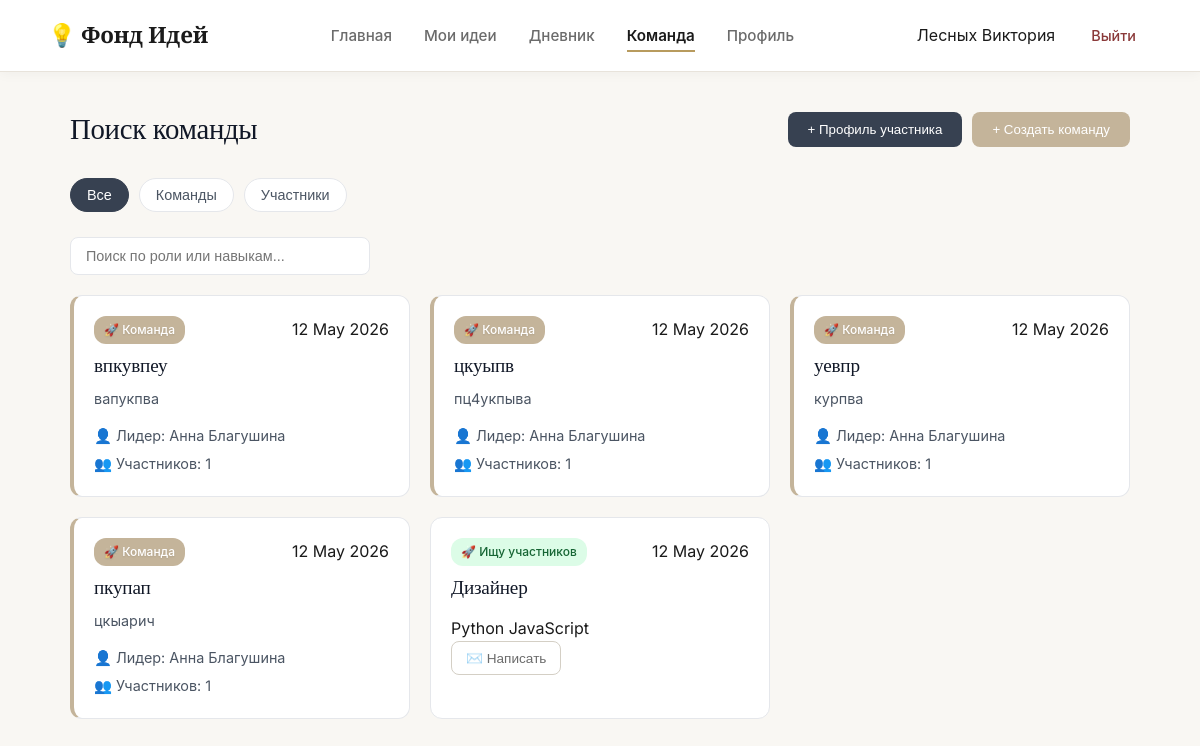
Before: /team (signed in) with the older database file.
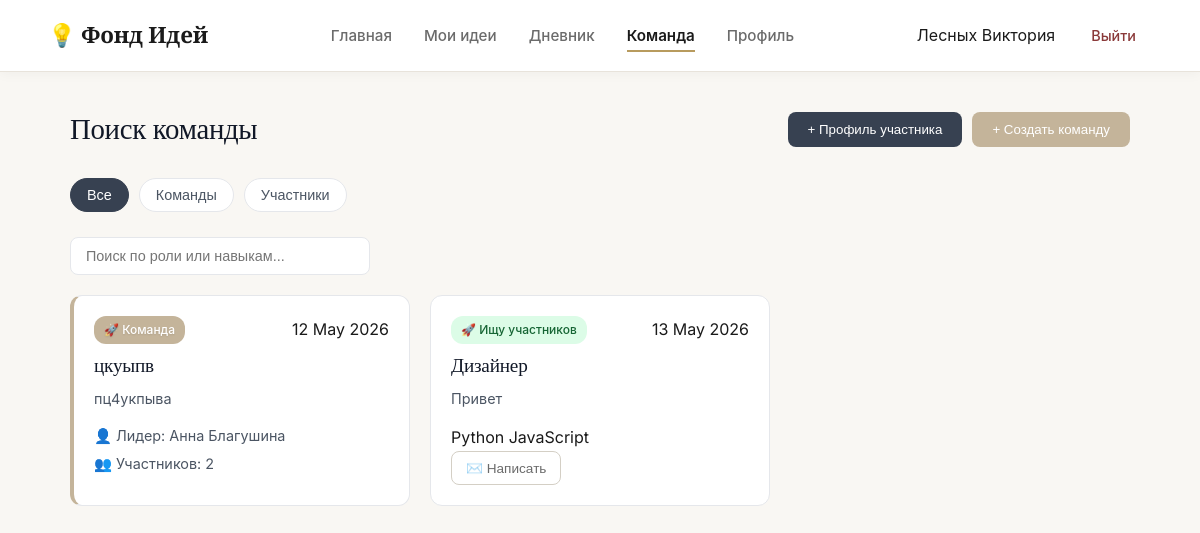
After: the same page with the newer database file.
### data/models.py (models this page shows, shortened)
class User(db.Model):
    id = db.Column(db.Integer, primary_key=True)
    username = db.Column(db.String(80), nullable=False)
    email = db.Column(db.String(120), unique=True, nullable=False)
    password_hash = db.Column(db.String(256))
    bio = db.Column(db.Text, default="")
    about_me = db.Column(db.Text, default="")
    city = db.Column(db.String(100), default="Москва, Россия")
    joined_year = db.Column(db.String(10), default="2026")
    is_email_visible = db.Column(db.Boolean, default=True)
    is_city_visible = db.Column(db.Boolean, default=True)
    is_photo_visible = db.Column(db.Boolean, default=True)
    is_skills_visible = db.Column(db.Boolean, default=True)
    is_description_visible = db.Column(db.Boolean, default=True)
    is_ideas_visible = db.Column(db.Boolean, default=True)
    is_team_visible = db.Column(db.Boolean, default=True)
    ideas = db.relationship('Idea', backref='author', lazy=True)
    diary_entries = db.relationship('DiaryEntry', backref='owner', lazy=True)
    skills = db.relationship('Skill', backref='owner_skill', lazy=True)

class Team(db.Model):
    id = db.Column(db.Integer, primary_key=True)
    name = db.Column(db.String(100), nullable=False)
    description = db.Column(db.Text)
    leader_id = db.Column(db.Integer, db.ForeignKey('user.id'), nullable=False)
    status = db.Column(db.String(20), default='active')
    date = db.Column(db.String(50))
    leader = db.relationship('User', backref='led_teams', lazy=True)
    members = db.relationship('TeamMember', backref='team', lazy=True)
    ideas = db.relationship('Idea', backref='team', lazy=True)
    diary_entries = db.relationship('DiaryEntry', backref='team', lazy=True)

class TeamProfile(db.Model):
    id = db.Column(db.Integer, primary_key=True)
    user_id = db.Column(db.Integer, db.ForeignKey('user.id'), nullable=False)
    role = db.Column(db.String(50), nullable=False)
    skills = db.Column(db.String(200))
    description = db.Column(db.Text)
    looking_for = db.Column(db.String(20), default='team')
    status = db.Column(db.String(20), default='active')
    date = db.Column(db.String(50))
    owner = db.relationship('User', backref='team_profiles', lazy=True)

### app.py (the view)
@app.route('/team')
def team():
    user = get_current_user()
    if not user: return redirect(url_for('index'))
    profiles = TeamProfile.query.filter(TeamProfile.user_id != user.id).all()
    teams = Team.query.filter(Team.status == 'recruiting').order_by(Team.id.desc()).all()
    my_profile = TeamProfile.query.filter_by(user_id=user.id).first()
    return render_template('team.html', username=user.username, profiles=profiles, teams=teams, my_profile=my_profile)

### app.py (called while the page is built)
def get_current_user():
    if 'user_id' in session:
        return User.query.get(session['user_id'])
    return None

### templates/team.html (shortened to what this page needs)
<!DOCTYPE html>
<html lang="ru">
<head>
    <link rel="stylesheet" href="{{ url_for('static', filename='css/styles.css') }}">
    <link rel="stylesheet" href="{{ url_for('static', filename='css/team.css') }}">
    <link rel="stylesheet" href="{{ url_for('static', filename='css/dashboard.css') }}">
</head>
<body class="dash-body">
    <nav class="navbar">
        <div class="nav-brand">💡 Фонд Идей</div>
        <div class="nav-links">
            <a href="{{ url_for('dashboard') }}">Главная</a>
            <a href="{{ url_for('ideas') }}">Мои идеи</a>
            <a href="{{ url_for('diary') }}">Дневник</a>
            <a href="{{ url_for('team') }}" class="active">Команда</a>
            <a href="{{ url_for('profile') }}">Профиль</a>
        </div>
        <div class="nav-user">
            <span>{{ username }}</span>
            <a href="{{ url_for('logout') }}" class="btn-logout">Выйти</a>
        </div>
    </nav>
    <main class="team-main">
        <div class="team-header">
            <h1>Поиск команды</h1>
            <div style="display: flex; gap: 10px; flex-wrap: wrap;">
                {% if my_profile %}
                    <button class="btn-edit-profile" onclick="openEditProfileModal()">✏️ Мой профиль</button>
                {% else %}
                    <button class="btn-create" onclick="openCreateProfileModal()">+ Профиль участника</button>
                {% endif %}
                <button class="btn-create" style="background: #C4B49A;" onclick="openCreateTeamModal()">+ Создать команду</button>
            </div>
        </div>
        <div class="team-controls" style="margin-bottom: 20px;">
            <div class="filters">
                <button class="filter-btn active" data-filter="all">Все</button>
                <button class="filter-btn" data-filter="team">Команды</button>
                <button class="filter-btn" data-filter="members">Участники</button>
            </div>
            <div class="search-box">
                <input type="text" id="teamSearch" placeholder="Поиск по роли или навыкам...">
            </div>
        </div>
        <div class="team-grid" id="teamGrid">
            {% if teams %}
                {% for t in teams %}
                <div class="team-card"
                     data-type="team"
                     data-id="{{ t.id }}"
                     data-name="{{ t.name }}"
                     data-desc="{{ t.description or '' }}"
                     data-leader="{{ t.leader.username }}"
                     data-count="{{ t.members|length }}"
                     data-leader-id="{{ t.leader_id }}"
                     style="border-left: 4px solid #C4B49A; cursor: pointer;">
                    <div class="card-header-team">
                        <span class="badge" style="background: #C4B49A; color: white; text-shadow: 0 1px 2px rgba(0,0,0,0.1);">🚀 Команда</span>
                        <span class="date">{{ t.date }}</span>
                    </div>
                    <h3>{{ t.name }}</h3>
                    <p class="desc">{{ (t.description or '')[:150] }}{% if t.description and t.description|length > 150 %}...{% endif %}</p>
                    <div class="card-tags" style="display: flex; flex-direction: column; align-items: flex-start; gap: 4px; margin-top: 10px;">
                        <span style="color: #4b5563; font-size: 0.9rem;">👤 Лидер: {{ t.leader.username }}</span>
                        <span style="color: #4b5563; font-size: 0.9rem;">👥 Участников: {{ t.members|length }}</span>
                    </div>
                </div>
                {% endfor %}
            {% endif %}
            {% if profiles %}
                {% for p in profiles %}
                <div class="team-card"
                     data-type="members"
                     data-looking="{{ p.looking_for }}"
                     data-role="{{ p.role | lower }}"
                     data-skills="{{ p.skills | lower }}">
                    <div class="card-header-team">
                        <span class="badge {{ 'seeking-team' if p.looking_for == 'team' else 'seeking-members' }}">
                            {{ '👥 Ищу команду' if p.looking_for == 'team' else '🚀 Ищу участников' }}
                        </span>
                        <span class="date">{{ p.date }}</span>
                    </div>
                    <h3>{{ p.role }}</h3>
                    <p class="desc">{{ (p.description or '')[:150] }}{% if p.description and p.description|length > 150 %}...{% endif %}</p>
                    <div class="card-tags">
                        {% if p.skills %}
                            {% for skill in p.skills.split(',') %}
                                {% if skill.strip() %}
                                <span>{{ skill.strip() }}</span>
                                {% endif %}
                            {% endfor %}
                        {% endif %}
                    </div>
                    <div class="card-actions">
                        <button class="action-btn outline" onclick="openMessageModal({{ p.user_id }}, '{{ p.role }}')">✉️ Написать</button>
                    </div>
                </div>
                {% endfor %}
            {% endif %}
        </div>
    </main>
</body>
</html>

### static/css/styles.css (style rules this page uses)
:root { --bg-paper: #F9F7F3; --bg-white: #FFFFFF; --bg-edge: #F1EDE6; --text-ink: #1A1A1A; --text-pencil: #6B6B6B; --text-light: #9CA3AF; --accent-binding: #8B3A3A; --accent-binding-hover: #6B2D2D; --accent-foil: #B89B5E; --accent-foil-light: #D4C5A3; --border-paper: #E8E3DB; --border-dark: #D4CFC5; --shadow-soft: 0 4px 20px rgba(26, 26, 26, 0.06); --shadow-medium: 0 8px 30px rgba(26, 26, 26, 0.08); --shadow-card: 0 2px 12px rgba(26, 26, 26, 0.04); --radius-sm: 8px; --radius-md: 12px; --radius-lg: 16px; --ease-smooth: cubic-bezier(0.25, 0.1, 0.25, 1); --transition-base: all 0.3s var(--ease-smooth); }
* { margin: 0; padding: 0; box-sizing: border-box; }
body { font-family: 'Inter', -apple-system, BlinkMacSystemFont, 'Segoe UI', sans-serif; background: var(--bg-paper); color: var(--text-ink); line-height: 1.65; -webkit-font-smoothing: antialiased; -moz-osx-font-smoothing: grayscale; }
h1, h2, h3, h4, h5, h6 { font-family: 'Cormorant Garamond', Georgia, serif; font-weight: 500; line-height: 1.25; letter-spacing: -0.01em; color: var(--text-ink); }
.navbar { height: 72px; padding: 0 48px; background: var(--bg-white); display: flex; align-items: center; justify-content: space-between; border-bottom: 1px solid var(--border-paper); box-shadow: var(--shadow-card); position: sticky; top: 0; z-index: 100; }
.nav-brand { font-family: 'Cormorant Garamond', serif; font-weight: 600; font-size: 1.4rem; color: var(--text-ink); letter-spacing: -0.01em; }
.nav-links { display: flex; gap: 32px; }
.nav-links a { text-decoration: none; color: var(--text-pencil); font-weight: 500; font-size: 0.95rem; transition: var(--transition-base); position: relative; padding: 4px 0; }
.nav-links a::after { content: ''; position: absolute; bottom: 0; left: 0; width: 0; height: 2px; background: var(--accent-foil); transition: width 0.3s var(--ease-smooth); }
.nav-links a.active, .nav-links a:hover { color: var(--text-ink); font-weight: 600; }
.nav-links a.active::after, .nav-links a:hover::after { width: 100%; }
.nav-user { display: flex; align-items: center; gap: 20px; }
.btn-logout { color: var(--accent-binding); text-decoration: none; font-weight: 500; font-size: 0.9rem; transition: var(--transition-base); padding: 8px 16px; border-radius: var(--radius-sm); }

### static/css/team.css (style rules this page uses)
.team-main { max-width: 1100px; margin: 40px auto; padding: 0 20px; }
.team-header { display: flex; justify-content: space-between; align-items: center; margin-bottom: 30px; }
.team-header h1 { font-size: 1.8rem; color: #111827; margin: 0; }
.btn-create { background: #374151; color: white; border: none; padding: 10px 20px; border-radius: 8px; font-weight: 500; cursor: pointer; transition: 0.2s; }
.search-box input { padding: 10px 15px; border: 1px solid #e5e7eb; border-radius: 8px; width: 300px; outline: none; font-size: 0.9rem; }
.filters { display: flex; gap: 10px; margin-bottom: 25px; flex-wrap: wrap; }
.filter-btn { background: white; border: 1px solid #e5e7eb; padding: 8px 16px; border-radius: 20px; cursor: pointer; font-size: 0.9rem; color: #4b5563; transition: 0.2s; }
.filter-btn.active, .filter-btn:hover { background: #374151; color: white; border-color: #374151; }
.team-card { background: white; border: 1px solid #e5e7eb; border-radius: 12px; padding: 20px; transition: transform 0.2s, box-shadow 0.2s; }
.badge { font-size: 0.75rem; padding: 4px 10px; border-radius: 12px; font-weight: 500; }
.team-grid { display: grid; grid-template-columns: repeat(auto-fill, minmax(300px, 1fr)); gap: 20px; }
.team-card { background: white; border: 1px solid #e5e7eb; border-radius: 12px; padding: 20px; transition: 0.2s; }
.card-header-team { display: flex; justify-content: space-between; margin-bottom: 10px; }
.badge.seeking-members { background: #dcfce7; color: #166534; }
.team-card h3 { font-size: 1.2rem; margin: 0 0 10px 0; color: #111827; }
.desc { font-size: 0.9rem; color: #4b5563; line-height: 1.5; margin-bottom: 15px; }

### static/css/dashboard.css (style rules this page uses)
.dash-body { background: var(--bg-paper); min-height: 100vh; }
.action-btn { padding: 8px 14px; border: 1px solid var(--border-dark); background: var(--bg-white); border-radius: 8px; cursor: pointer; font-size: 0.85rem; color: var(--text-pencil); transition: var(--transition-base); }
.action-btn.outline { background: transparent; }

Changed rows visible on the page:
removed Team: date "12 May 2026", name "впкувпеу", description "вапукпва", leader.username "Анна Благушина", members|length "1"
removed Team: date "12 May 2026", name "уевпр", description "курпва", leader.username "Анна Благушина", members|length "1"
removed Team: date "12 May 2026", name "пкупап", description "цкыарич", leader.username "Анна Благушина", members|length "1"
computed for Team "цкуыпв": members|length "1" → "2"
changed TeamProfile "Дизайнер": date "12 May 2026" → "13 May 2026"; description (not shown) → "Привет"
